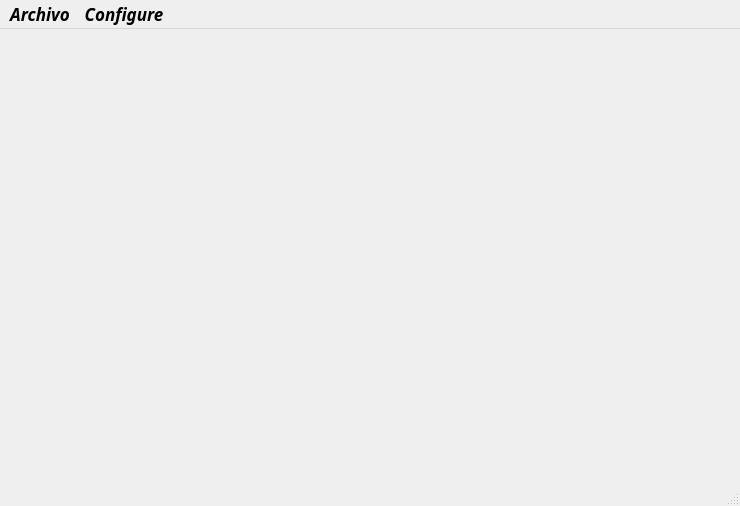
<?xml version="1.0" encoding="UTF-8"?>
<ui version="4.0">
 <class>MonitorCardiaco</class>
 <widget class="QMainWindow" name="MonitorCardiaco">
  <property name="geometry">
   <rect>
    <x>0</x>
    <y>0</y>
    <width>740</width>
    <height>506</height>
   </rect>
  </property>
  <property name="windowTitle">
   <string>MonitorCardiaco</string>
  </property>
  <property name="autoFillBackground">
   <bool>true</bool>
  </property>
  <property name="styleSheet">
   <string notr="true">QMainWindow {backgroundcolor: white}</string>
  </property>
  <widget class="QWidget" name="centralwidget">
   <layout class="QVBoxLayout" name="verticalLayout">
    <item>
     <widget class="QWidget" name="widget" native="true">
      <property name="sizePolicy">
       <sizepolicy hsizetype="Preferred" vsizetype="Preferred">
        <horstretch>0</horstretch>
        <verstretch>0</verstretch>
       </sizepolicy>
      </property>
      <property name="layoutDirection">
       <enum>Qt::LeftToRight</enum>
      </property>
      <property name="styleSheet">
       <string notr="true">QWidget { color: white }
QLineEdit { color: red }
QComboBox { color: red }</string>
      </property>
     </widget>
    </item>
   </layout>
  </widget>
  <widget class="QMenuBar" name="menubar">
   <property name="geometry">
    <rect>
     <x>0</x>
     <y>0</y>
     <width>740</width>
     <height>34</height>
    </rect>
   </property>
   <property name="sizePolicy">
    <sizepolicy hsizetype="Minimum" vsizetype="Minimum">
     <horstretch>0</horstretch>
     <verstretch>0</verstretch>
    </sizepolicy>
   </property>
   <property name="font">
    <font>
     <family>Dubai</family>
     <pointsize>13</pointsize>
     <weight>75</weight>
     <italic>true</italic>
     <bold>true</bold>
    </font>
   </property>
   <property name="styleSheet">
    <string notr="true">{ color: red }</string>
   </property>
   <property name="defaultUp">
    <bool>true</bool>
   </property>
   <property name="nativeMenuBar">
    <bool>false</bool>
   </property>
   <widget class="QMenu" name="menuArchivo">
    <property name="title">
     <string>Archivo</string>
    </property>
    <addaction name="separator"/>
    <addaction name="actionCerrar"/>
   </widget>
   <widget class="QMenu" name="menuConfigure">
    <property name="title">
     <string>Configure</string>
    </property>
    <addaction name="actionPuerto"/>
    <addaction name="actionAbrir_Puerto"/>
    <addaction name="actionCerrar_Puerto"/>
   </widget>
   <addaction name="menuArchivo"/>
   <addaction name="menuConfigure"/>
  </widget>
  <widget class="QStatusBar" name="statusbar"/>
  <action name="actionCerrar">
   <property name="text">
    <string>Cerrar</string>
   </property>
  </action>
  <action name="actionPuerto">
   <property name="text">
    <string>Puerto</string>
   </property>
  </action>
  <action name="actionAbrir_Puerto">
   <property name="text">
    <string>Abrir Puerto</string>
   </property>
  </action>
  <action name="actionCerrar_Puerto">
   <property name="text">
    <string>Cerrar Puerto</string>
   </property>
  </action>
 </widget>
 <resources/>
 <connections/>
</ui>
